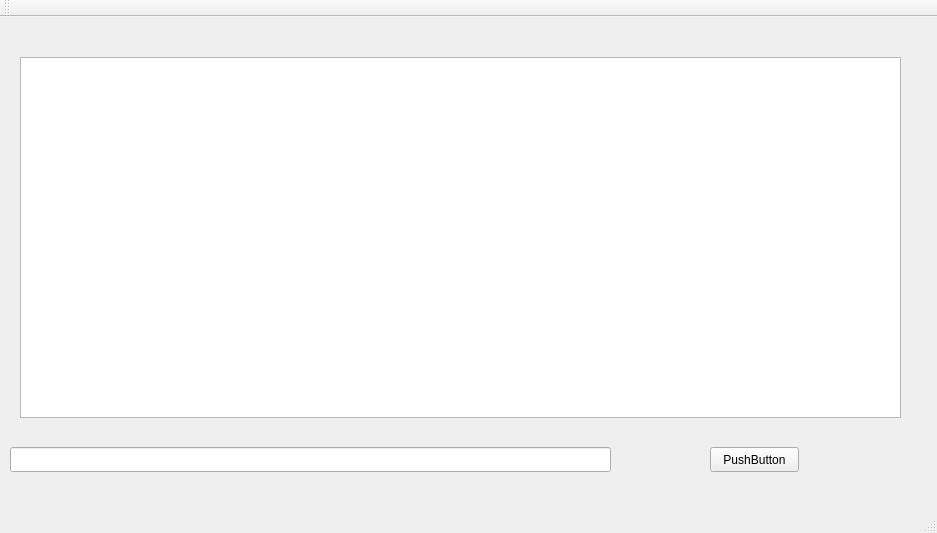
<?xml version="1.0" encoding="UTF-8"?>
<ui version="4.0">
 <class>MainWindow</class>
 <widget class="QMainWindow" name="MainWindow">
  <property name="geometry">
   <rect>
    <x>0</x>
    <y>0</y>
    <width>937</width>
    <height>533</height>
   </rect>
  </property>
  <property name="windowTitle">
   <string>MainWindow</string>
  </property>
  <widget class="QWidget" name="centralWidget">
   <widget class="QLineEdit" name="lineEdit">
    <property name="geometry">
     <rect>
      <x>10</x>
      <y>430</y>
      <width>601</width>
      <height>25</height>
     </rect>
    </property>
   </widget>
   <widget class="QTextEdit" name="textEdit">
    <property name="geometry">
     <rect>
      <x>20</x>
      <y>40</y>
      <width>881</width>
      <height>361</height>
     </rect>
    </property>
   </widget>
   <widget class="QPushButton" name="pushButton">
    <property name="geometry">
     <rect>
      <x>710</x>
      <y>430</y>
      <width>89</width>
      <height>25</height>
     </rect>
    </property>
    <property name="text">
     <string>PushButton</string>
    </property>
   </widget>
  </widget>
  <widget class="QMenuBar" name="menuBar">
   <property name="geometry">
    <rect>
     <x>0</x>
     <y>0</y>
     <width>937</width>
     <height>28</height>
    </rect>
   </property>
  </widget>
  <widget class="QToolBar" name="mainToolBar">
   <attribute name="toolBarArea">
    <enum>TopToolBarArea</enum>
   </attribute>
   <attribute name="toolBarBreak">
    <bool>false</bool>
   </attribute>
  </widget>
  <widget class="QStatusBar" name="statusBar"/>
 </widget>
 <layoutdefault spacing="6" margin="11"/>
 <resources/>
 <connections/>
</ui>
